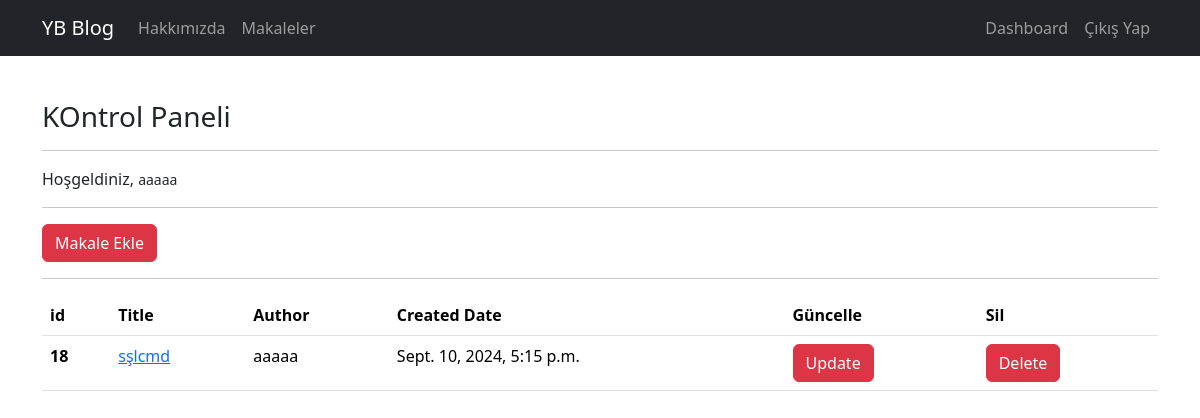
/article/dashboard/ (signed in), run on the app's committed database.
### article/models.py (models this page shows, shortened)
class Article(models.Model):          #bu article ı kayıt etmen gerekiyor admin.py den
    author=models.ForeignKey("auth.User", on_delete=models.CASCADE)  #django ile hazır gelen Users tablosunu burda kullnadık referans aldık, ondelete->o o user silinirse diğer her şeyi veritabanından silinecek
    title=models.CharField(max_length=50)
    content=RichTextField()
    created_date=models.DateTimeField(auto_now_add=True)     #verbose_name ile bu alanların admin panelindeki ismini değiştirebilirsin
    article_image = models.FileField(blank=True, null=True, verbose_name="Görsel ekleyin")   # Article modelinde değişiklik yaptığımızı bildirmek için pythonmanage.py makemigrations ve sonra yine " " migrate
    class Meta:
        ordering=['-created_date']

### article/views.py (the view)
# urls.py: path('dashboard/', views.dashboard , name='dashboard'),
@login_required
def dashboard(request):
    articles= Article.objects.filter(author= request.user)
    context={
        "articles":articles
    }
    return render(request, "dashboard.html", context)

### templates/dashboard.html
{% extends 'layout.html' %}
{% block body %}
<h3>KOntrol Paneli</h3>
<hr>
<p>
    Hoşgeldiniz, <small>{{request.user.username}}</small>
</p>
<hr>
<a href="{% url 'article:addarticle' %}" class="btn btn-danger">Makale Ekle</a>
<hr>
{% if articles %}
<table class="table">
    <thead>
        <tr>
            <th scope="col">id</th>
            <th scope="col">Title</th>
            <th scope="col">Author</th>
            <th scope="col">Created Date</th>
            <th scope="col">Güncelle</th>
            <th scope="col">Sil</th>
        </tr>
    </thead>
    <tbody>
        {% for article in articles %}
        <tr>
            <th scope="row">{{article.id}}</th>
            <td> <a href="{% url 'article:detail' article.id %}">{{article.title}}</a></td>
            <td>{{article.author}}</td>
            <td>{{article.created_date}}</td>
            <td><a class="btn btn-danger" href="{% url 'article:ArticleUpdate' article.id %}">Update</a></td>
            <td><a class="btn btn-danger" href="{% url 'article:ArticleDelete' article.id %}">Delete</a></td>
        </tr>
        {% endfor %}
    </tbody>
</table>
{% else %}
<div class="alert alert-danger">Henüz bir makale yayınlamadınız</div>
{% endif %}
{% endblock %}

### data on the page
Article: id "18", title "sşlcmd", author "aaaaa", created_date "Sept. 10, 2024, 5:15 p.m."

### other printed values
{{ request.user.username }} "aaaaa"
